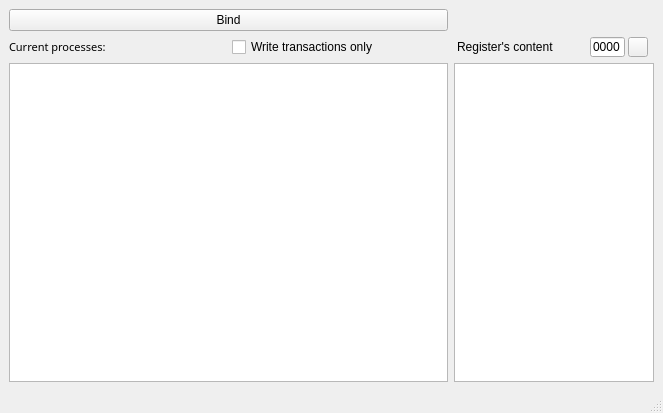
<?xml version="1.0" encoding="UTF-8"?>
<ui version="4.0">
 <class>MainWindow</class>
 <widget class="QMainWindow" name="MainWindow">
  <property name="geometry">
   <rect>
    <x>0</x>
    <y>0</y>
    <width>663</width>
    <height>413</height>
   </rect>
  </property>
  <property name="windowTitle">
   <string>MainWindow</string>
  </property>
  <widget class="QWidget" name="centralwidget">
   <layout class="QGridLayout" name="gridLayout">
    <item row="2" column="1">
     <widget class="QTextEdit" name="Adresses_textEdit">
      <property name="sizePolicy">
       <sizepolicy hsizetype="Fixed" vsizetype="Expanding">
        <horstretch>0</horstretch>
        <verstretch>0</verstretch>
       </sizepolicy>
      </property>
      <property name="minimumSize">
       <size>
        <width>200</width>
        <height>180</height>
       </size>
      </property>
      <property name="maximumSize">
       <size>
        <width>200</width>
        <height>16777215</height>
       </size>
      </property>
      <property name="readOnly">
       <bool>true</bool>
      </property>
     </widget>
    </item>
    <item row="2" column="0">
     <widget class="QTextEdit" name="textEdit_log">
      <property name="sizePolicy">
       <sizepolicy hsizetype="Expanding" vsizetype="Expanding">
        <horstretch>0</horstretch>
        <verstretch>0</verstretch>
       </sizepolicy>
      </property>
      <property name="minimumSize">
       <size>
        <width>400</width>
        <height>180</height>
       </size>
      </property>
      <property name="styleSheet">
       <string/>
      </property>
      <property name="readOnly">
       <bool>true</bool>
      </property>
     </widget>
    </item>
    <item row="0" column="0">
     <widget class="QPushButton" name="pushButton">
      <property name="whatsThis">
       <string>&lt;html&gt;&lt;head/&gt;&lt;body&gt;&lt;p&gt;Start to listen to the 500001 port&lt;/p&gt;&lt;/body&gt;&lt;/html&gt;</string>
      </property>
      <property name="styleSheet">
       <string notr="true"/>
      </property>
      <property name="text">
       <string>Bind</string>
      </property>
     </widget>
    </item>
    <item row="1" column="1">
     <layout class="QHBoxLayout" name="horizontalLayout" stretch="0,0,0">
      <property name="spacing">
       <number>0</number>
      </property>
      <property name="sizeConstraint">
       <enum>QLayout::SetMaximumSize</enum>
      </property>
      <property name="leftMargin">
       <number>0</number>
      </property>
      <property name="rightMargin">
       <number>0</number>
      </property>
      <item>
       <widget class="QLabel" name="label_5">
        <property name="maximumSize">
         <size>
          <width>130</width>
          <height>16777215</height>
         </size>
        </property>
        <property name="styleSheet">
         <string notr="true"/>
        </property>
        <property name="text">
         <string>Register's content</string>
        </property>
        <property name="textFormat">
         <enum>Qt::PlainText</enum>
        </property>
       </widget>
      </item>
      <item>
       <widget class="QLineEdit" name="AdresslineEdit">
        <property name="enabled">
         <bool>true</bool>
        </property>
        <property name="sizePolicy">
         <sizepolicy hsizetype="Fixed" vsizetype="Fixed">
          <horstretch>0</horstretch>
          <verstretch>0</verstretch>
         </sizepolicy>
        </property>
        <property name="minimumSize">
         <size>
          <width>30</width>
          <height>20</height>
         </size>
        </property>
        <property name="maximumSize">
         <size>
          <width>35</width>
          <height>16777215</height>
         </size>
        </property>
        <property name="styleSheet">
         <string notr="true">font: 8pt &quot;Consolas&quot;;</string>
        </property>
        <property name="inputMask">
         <string>&gt;HHHH</string>
        </property>
        <property name="text">
         <string>0000</string>
        </property>
        <property name="alignment">
         <set>Qt::AlignCenter</set>
        </property>
       </widget>
      </item>
      <item>
       <widget class="QPushButton" name="pushButton_2">
        <property name="minimumSize">
         <size>
          <width>20</width>
          <height>20</height>
         </size>
        </property>
        <property name="maximumSize">
         <size>
          <width>20</width>
          <height>20</height>
         </size>
        </property>
        <property name="text">
         <string/>
        </property>
        <property name="icon">
         <iconset>
          <normaloff>Clear.png</normaloff>Clear.png</iconset>
        </property>
       </widget>
      </item>
     </layout>
    </item>
    <item row="1" column="0">
     <layout class="QHBoxLayout" name="horizontalLayout_2">
      <item>
       <widget class="QLabel" name="label">
        <property name="font">
         <font>
          <family>Droid Sans</family>
          <pointsize>8</pointsize>
          <weight>50</weight>
          <italic>false</italic>
          <bold>false</bold>
         </font>
        </property>
        <property name="styleSheet">
         <string notr="true"/>
        </property>
        <property name="locale">
         <locale language="English" country="UnitedStates"/>
        </property>
        <property name="text">
         <string>Current processes:</string>
        </property>
        <property name="textFormat">
         <enum>Qt::PlainText</enum>
        </property>
       </widget>
      </item>
      <item>
       <widget class="QCheckBox" name="checkBox">
        <property name="enabled">
         <bool>true</bool>
        </property>
        <property name="text">
         <string>Write transactions only</string>
        </property>
       </widget>
      </item>
     </layout>
    </item>
   </layout>
  </widget>
  <widget class="QMenuBar" name="menubar">
   <property name="geometry">
    <rect>
     <x>0</x>
     <y>0</y>
     <width>663</width>
     <height>23</height>
    </rect>
   </property>
  </widget>
  <widget class="QStatusBar" name="statusbar"/>
 </widget>
 <resources/>
 <connections/>
</ui>
